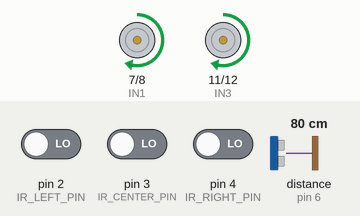
The sketch below on a simulated Arduino Uno, built with avr-gcc and run on an emulated ATmega328P. On the bench: motor-driver pin pairs drawn as motors (green arrow = first pin HIGH = forward, orange = second pin HIGH = backward, longer = more drive, scaled by the enable pin). Wiring (inferred from the names in the program): ultrasonic range finder: trigger pin 5; echo pin 6. Inputs (shaded band) come from the test bench; at power-on: distance to the obstacle (sensor on pin 6) 80 cm, pin 2 (IR_LEFT_PIN) LOW, pin 3 (IR_CENTER_PIN) LOW, pin 4 (IR_RIGHT_PIN) LOW. The echo pulse lasts 58.3 µs per cm.

Above: at 1.2 s.
1.3 s: distance to the obstacle (sensor on pin 6) set to 24 cm
2.8 s: distance to the obstacle (sensor on pin 6) set to 19 cm
At 3.15 s:
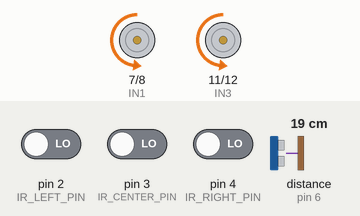
At 3.5 s:
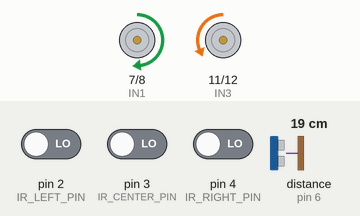
Timing chart, 0 to 11.8 s (numbered marks = the images above; inputs shaded):
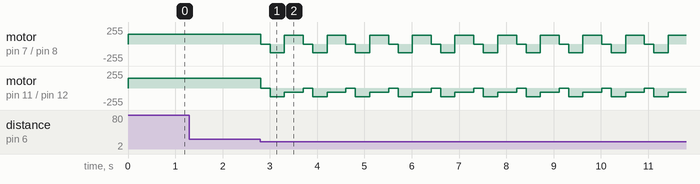

Measured:
- the behaviour switches between 22 and 21 cm on distance to the obstacle (sensor on pin 6) (found by bisection; images 0 and 1)
- after the input at 1.3 s, every drawn part: stays the same
- after the input at 2.8 s, motor on pin 7 (IN1) / pin 8 (IN2): forward 150/255 → stopped at once, then repeats every 0.90 s: backward 130/255 0.30 s, forward 130/255 0.40 s, stopped 0.20 s; motor on pin 11 (IN3) / pin 12 (IN4): forward 150/255 → stopped at once, then repeats every 0.90 s: backward 130/255 0.30 s, backward 65/255 0.40 s, stopped 0.20 s

The sketch:

robocar_main.ino
```cpp
/*
  Autonomous Robocar — Main Control Loop
  ---------------------------------------
  Fuses IR line-following input with ultrasonic obstacle detection
  to drive a differential-wheeled robot along a path while avoiding
  obstacles in real time.

  Author: Manasvi Gupta
*/

#include "motor_control.h"
#include "ir_sensor.h"
#include "ultrasonic.h"

const int BASE_SPEED = 150;      // 0-255
const int TURN_SPEED = 130;      // speed used while correcting/turning

void setup() {
  Serial.begin(9600);
  motorInit();
  irSensorInit();
  ultrasonicInit();
}

void loop() {
  // 1. Obstacle avoidance takes priority
  if (obstacleDetected()) {
    handleObstacle();
    return;
  }

  // 2. Otherwise, follow the line
  LinePosition pos = readLinePosition();
  switch (pos) {
    case ON_LINE_CENTER:
      executeMotion(MOVE_FORWARD, BASE_SPEED);
      break;
    case ON_LINE_LEFT:
      executeMotion(TURN_LEFT, TURN_SPEED);
      break;
    case ON_LINE_RIGHT:
      executeMotion(TURN_RIGHT, TURN_SPEED);
      break;
    case OFF_LINE:
    default:
      // Lost the line — stop and could trigger a search routine
      executeMotion(STOP, 0);
      break;
  }

  delay(20); // small loop delay for sensor stability
}

void handleObstacle() {
  executeMotion(STOP, 0);
  delay(200);
  executeMotion(MOVE_REVERSE, TURN_SPEED);
  delay(300);
  executeMotion(TURN_RIGHT, TURN_SPEED);
  delay(400);
  executeMotion(STOP, 0);
}
```

ir_sensor.cpp
```cpp
#include <Arduino.h>
#include "ir_sensor.h"

void irSensorInit() {
  pinMode(IR_LEFT_PIN, INPUT);
  pinMode(IR_CENTER_PIN, INPUT);
  pinMode(IR_RIGHT_PIN, INPUT);
}

// Assumes digital IR modules: LOW = line detected, HIGH = no line
// (invert the logic below if your modules behave the opposite way)
LinePosition readLinePosition() {
  bool left   = digitalRead(IR_LEFT_PIN)   == LOW;
  bool center = digitalRead(IR_CENTER_PIN) == LOW;
  bool right  = digitalRead(IR_RIGHT_PIN)  == LOW;

  if (center) return ON_LINE_CENTER;
  if (left)   return ON_LINE_LEFT;
  if (right)  return ON_LINE_RIGHT;
  return OFF_LINE;
}
```

ir_sensor.h
```cpp
#ifndef IR_SENSOR_H
#define IR_SENSOR_H

#define IR_LEFT_PIN   2
#define IR_CENTER_PIN 3
#define IR_RIGHT_PIN  4

enum LinePosition {
  ON_LINE_CENTER,
  ON_LINE_LEFT,
  ON_LINE_RIGHT,
  OFF_LINE
};

void irSensorInit();
LinePosition readLinePosition();

#endif
```

motor_control.cpp
```cpp
#include <Arduino.h>
#include "motor_control.h"

void motorInit() {
  pinMode(ENA, OUTPUT);
  pinMode(ENB, OUTPUT);
  pinMode(IN1, OUTPUT);
  pinMode(IN2, OUTPUT);
  pinMode(IN3, OUTPUT);
  pinMode(IN4, OUTPUT);
  setMotorSpeed(0, 0);
}

// leftSpeed/rightSpeed range: -255 (full reverse) to 255 (full forward)
void setMotorSpeed(int leftSpeed, int rightSpeed) {
  // Left motor
  digitalWrite(IN1, leftSpeed >= 0 ? HIGH : LOW);
  digitalWrite(IN2, leftSpeed >= 0 ? LOW : HIGH);
  analogWrite(ENA, abs(leftSpeed));

  // Right motor
  digitalWrite(IN3, rightSpeed >= 0 ? HIGH : LOW);
  digitalWrite(IN4, rightSpeed >= 0 ? LOW : HIGH);
  analogWrite(ENB, abs(rightSpeed));
}

void executeMotion(MotionCommand cmd, int speed) {
  switch (cmd) {
    case MOVE_FORWARD:
      setMotorSpeed(speed, speed);
      break;
    case MOVE_REVERSE:
      setMotorSpeed(-speed, -speed);
      break;
    case TURN_LEFT:
      setMotorSpeed(-speed / 2, speed);
      break;
    case TURN_RIGHT:
      setMotorSpeed(speed, -speed / 2);
      break;
    case STOP:
    default:
      setMotorSpeed(0, 0);
      break;
  }
}
```

motor_control.h
```cpp
#ifndef MOTOR_CONTROL_H
#define MOTOR_CONTROL_H

// Pin definitions — update to match your wiring (see docs/circuit_diagram.md)
#define ENA 9
#define ENB 10
#define IN1 7
#define IN2 8
#define IN3 11
#define IN4 12

enum MotionCommand {
  MOVE_FORWARD,
  MOVE_REVERSE,
  TURN_LEFT,
  TURN_RIGHT,
  STOP
};

void motorInit();
void executeMotion(MotionCommand cmd, int speed);
void setMotorSpeed(int leftSpeed, int rightSpeed);

#endif
```

ultrasonic.cpp
```cpp
#include <Arduino.h>
#include "ultrasonic.h"

void ultrasonicInit() {
  pinMode(TRIG_PIN, OUTPUT);
  pinMode(ECHO_PIN, INPUT);
}

long readDistanceCM() {
  digitalWrite(TRIG_PIN, LOW);
  delayMicroseconds(2);
  digitalWrite(TRIG_PIN, HIGH);
  delayMicroseconds(10);
  digitalWrite(TRIG_PIN, LOW);

  long duration = pulseIn(ECHO_PIN, HIGH, 30000); // 30ms timeout (~5m range)
  if (duration == 0) return -1; // no echo received

  long distanceCM = duration * 0.0343 / 2;
  return distanceCM;
}

bool obstacleDetected() {
  long d = readDistanceCM();
  return (d > 0 && d <= OBSTACLE_DISTANCE_CM);
}
```

ultrasonic.h
```cpp
#ifndef ULTRASONIC_H
#define ULTRASONIC_H

#define TRIG_PIN 5
#define ECHO_PIN 6
#define OBSTACLE_DISTANCE_CM 20

void ultrasonicInit();
long readDistanceCM();
bool obstacleDetected();

#endif
```
